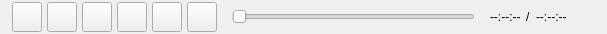
<?xml version="1.0" encoding="UTF-8"?>
<ui version="4.0">
 <class>AFQMediaListSourceToolbar</class>
 <widget class="QWidget" name="AFQMediaListSourceToolbar">
  <property name="geometry">
   <rect>
    <x>0</x>
    <y>0</y>
    <width>607</width>
    <height>34</height>
   </rect>
  </property>
  <property name="minimumSize">
   <size>
    <width>0</width>
    <height>34</height>
   </size>
  </property>
  <property name="maximumSize">
   <size>
    <width>16777215</width>
    <height>34</height>
   </size>
  </property>
  <property name="windowTitle">
   <string>Form</string>
  </property>
  <layout class="QHBoxLayout" name="horizontalLayout_2">
   <property name="spacing">
    <number>5</number>
   </property>
   <property name="leftMargin">
    <number>12</number>
   </property>
   <property name="topMargin">
    <number>0</number>
   </property>
   <property name="rightMargin">
    <number>0</number>
   </property>
   <property name="bottomMargin">
    <number>0</number>
   </property>
   <item>
    <widget class="QPushButton" name="pushButton_Restart">
     <property name="minimumSize">
      <size>
       <width>30</width>
       <height>30</height>
      </size>
     </property>
     <property name="maximumSize">
      <size>
       <width>30</width>
       <height>30</height>
      </size>
     </property>
     <property name="text">
      <string/>
     </property>
     <property name="iconSize">
      <size>
       <width>30</width>
       <height>30</height>
      </size>
     </property>
    </widget>
   </item>
   <item>
    <widget class="QPushButton" name="pushButton_Pause">
     <property name="minimumSize">
      <size>
       <width>30</width>
       <height>30</height>
      </size>
     </property>
     <property name="maximumSize">
      <size>
       <width>30</width>
       <height>30</height>
      </size>
     </property>
     <property name="text">
      <string/>
     </property>
     <property name="iconSize">
      <size>
       <width>30</width>
       <height>30</height>
      </size>
     </property>
    </widget>
   </item>
   <item>
    <widget class="QPushButton" name="pushButton_Play">
     <property name="minimumSize">
      <size>
       <width>30</width>
       <height>30</height>
      </size>
     </property>
     <property name="maximumSize">
      <size>
       <width>30</width>
       <height>30</height>
      </size>
     </property>
     <property name="text">
      <string/>
     </property>
     <property name="iconSize">
      <size>
       <width>30</width>
       <height>30</height>
      </size>
     </property>
    </widget>
   </item>
   <item>
    <widget class="QPushButton" name="pushButton_Prev">
     <property name="minimumSize">
      <size>
       <width>30</width>
       <height>30</height>
      </size>
     </property>
     <property name="maximumSize">
      <size>
       <width>30</width>
       <height>30</height>
      </size>
     </property>
     <property name="text">
      <string/>
     </property>
     <property name="iconSize">
      <size>
       <width>30</width>
       <height>30</height>
      </size>
     </property>
    </widget>
   </item>
   <item>
    <widget class="QPushButton" name="pushButton_Stop">
     <property name="minimumSize">
      <size>
       <width>30</width>
       <height>30</height>
      </size>
     </property>
     <property name="maximumSize">
      <size>
       <width>30</width>
       <height>30</height>
      </size>
     </property>
     <property name="text">
      <string/>
     </property>
     <property name="iconSize">
      <size>
       <width>30</width>
       <height>30</height>
      </size>
     </property>
    </widget>
   </item>
   <item>
    <widget class="QPushButton" name="pushButton_Next">
     <property name="minimumSize">
      <size>
       <width>30</width>
       <height>30</height>
      </size>
     </property>
     <property name="maximumSize">
      <size>
       <width>30</width>
       <height>30</height>
      </size>
     </property>
     <property name="text">
      <string/>
     </property>
     <property name="iconSize">
      <size>
       <width>30</width>
       <height>30</height>
      </size>
     </property>
    </widget>
   </item>
   <item>
    <spacer name="horizontalSpacer_2">
     <property name="orientation">
      <enum>Qt::Horizontal</enum>
     </property>
     <property name="sizeType">
      <enum>QSizePolicy::Fixed</enum>
     </property>
     <property name="sizeHint" stdset="0">
      <size>
       <width>10</width>
       <height>20</height>
      </size>
     </property>
    </spacer>
   </item>
   <item>
    <widget class="AbsoluteSlider" name="mediaSlider">
     <property name="orientation">
      <enum>Qt::Horizontal</enum>
     </property>
    </widget>
   </item>
   <item>
    <spacer name="horizontalSpacer_3">
     <property name="orientation">
      <enum>Qt::Horizontal</enum>
     </property>
     <property name="sizeType">
      <enum>QSizePolicy::Fixed</enum>
     </property>
     <property name="sizeHint" stdset="0">
      <size>
       <width>10</width>
       <height>20</height>
      </size>
     </property>
    </spacer>
   </item>
   <item>
    <widget class="QLabel" name="label_CurrentTime">
     <property name="text">
      <string>--:--:--</string>
     </property>
    </widget>
   </item>
   <item>
    <widget class="QLabel" name="label_Slash">
     <property name="text">
      <string>/</string>
     </property>
    </widget>
   </item>
   <item>
    <widget class="QLabel" name="label_Duration">
     <property name="text">
      <string>--:--:--</string>
     </property>
    </widget>
   </item>
   <item>
    <spacer name="horizontalSpacer">
     <property name="orientation">
      <enum>Qt::Horizontal</enum>
     </property>
     <property name="sizeType">
      <enum>QSizePolicy::Preferred</enum>
     </property>
     <property name="sizeHint" stdset="0">
      <size>
       <width>40</width>
       <height>20</height>
      </size>
     </property>
    </spacer>
   </item>
  </layout>
 </widget>
 <customwidgets>
  <customwidget>
   <class>AbsoluteSlider</class>
   <extends>QSlider</extends>
   <header>obs-studio-ui/absolute-slider.hpp</header>
  </customwidget>
 </customwidgets>
 <resources/>
 <connections/>
</ui>
